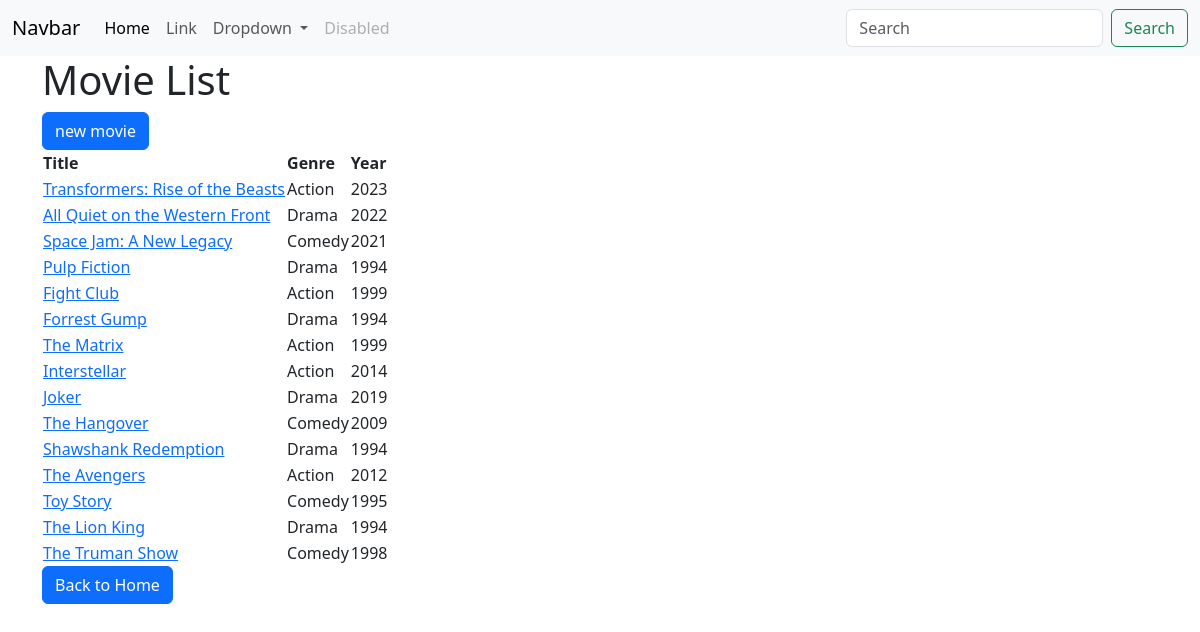
The page /movies/ on the database as committed earlier.
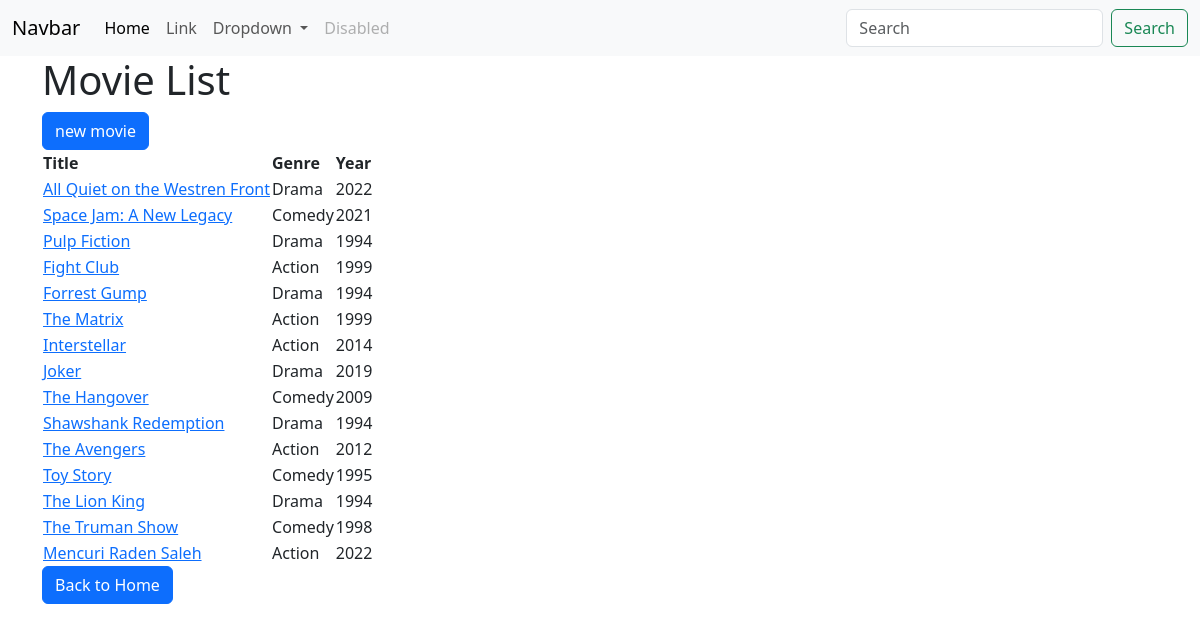
The same page on the database as committed later.
### myapp/models.py (models this page shows)
class MovieList(models.Model):
    title = models.CharField(max_length=200)
    genre = models.CharField(max_length=3, choices=GenreChoices.choices)
    year = models.IntegerField()

### myapp/views.py (the view)
# urls.py: path("movies/", views.movielist, name="movies"),
def movielist(request):
    items = MovieList.objects.all()
    return render(request, "movielist.html", {"movies": items})

### myapp/templates/movielist.html
{% extends "base.html" %} {% block title %} Movie List {% endblock %}
{% block content %}
<h1>Movie List</h1>
<a href="{% url 'new_movie' %}"><button type="button" class="btn btn-primary">new movie</button></a>
{% if movies %}
        <table>
            <thead>
                <tr>
                    <th>Title</th>
                    <th>Genre</th>
                    <th>Year</th>
                </tr>
            </thead>
            <tbody>
                {% for movie in movies %}
                    <tr>
                        <td><a href="{% url 'movie_detail' pk=movie.pk %}">{{ movie.title }}</a></td>
                        <td>{{ movie.get_genre_display }}</td>
                        <td>{{ movie.year }}</td>
                    </tr>
                {% endfor %}
            </tbody>
        </table>
    {% else %}
        <p>No movies available.</p>
    {% endif %}
    <a href="{% url 'home' %}"><button type="button" class="btn btn-primary">Back to Home</button></a>
{% endblock %}

### myapp/templates/base.html (shortened to what this page needs)
<!DOCTYPE html>
<html lang="en">
  <head>
    <link
      href="https://cdn.jsdelivr.net/npm/bootstrap@5.3.1/dist/css/bootstrap.min.css"
      rel="stylesheet"
    />
  </head>
  <body>
    <nav class="navbar navbar-expand-lg bg-body-tertiary">
      <div class="container-fluid">
        <a class="navbar-brand" href="#">Navbar</a>
        <div class="collapse navbar-collapse" id="navbarSupportedContent">
          <ul class="navbar-nav me-auto mb-2 mb-lg-0">
            <li class="nav-item">
              <a class="nav-link active" aria-current="page" href="#">Home</a>
            </li>
            <li class="nav-item">
              <a class="nav-link" href="#">Link</a>
            </li>
            <li class="nav-item dropdown">
              <a
                class="nav-link dropdown-toggle"
                href="#"
                role="button"
                data-bs-toggle="dropdown"
                aria-expanded="false"
              >
                Dropdown
              </a>
            </li>
            <li class="nav-item">
              <a class="nav-link disabled" aria-disabled="true">Disabled</a>
            </li>
          </ul>
          <form class="d-flex" role="search">
            <input
              class="form-control me-2"
              type="search"
              placeholder="Search"
              aria-label="Search"
            />
            <button class="btn btn-outline-success" type="submit">
              Search
            </button>
          </form>
        </div>
      </div>
    </nav>
    <div class="container">{% block content %} {% endblock %}</div>
  </body>
</html>

Rows that differ between the two databases and show on the page:
removed MovieList: title "Transformers: Rise of the Beasts", genre "Action", year "2023"
changed MovieList: title "All Quiet on the Western Front" → "All Quiet on the Westren Front"
added MovieList: title "Mencuri Raden Saleh", genre "Action", year "2022"
